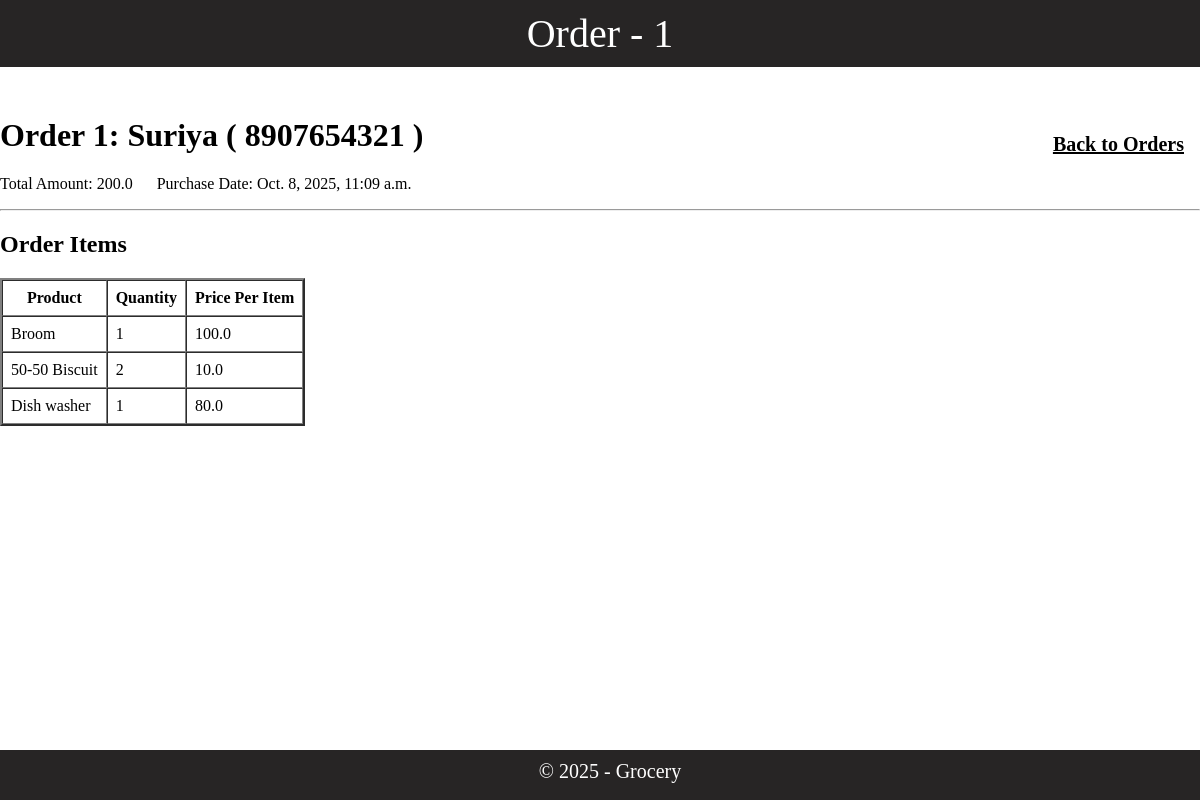
The page /products/order/1 on the database its author committed.
### products/models.py (models this page shows, shortened)
class Order(models.Model):
    customer = models.ForeignKey(Customer, on_delete=models.PROTECT, related_name="orders", default="Guest")
    total_amount = models.FloatField(default=0)
    purchase_date = models.DateTimeField(auto_now_add=True)

class Customer(models.Model):
    name = models.CharField(max_length=50)
    phone = models.CharField(max_length=20)

class OrderItem(models.Model):
    order = models.ForeignKey(Order, on_delete=models.CASCADE, related_name="order_items")
    product = models.ForeignKey(Product, on_delete=models.PROTECT, related_name="product_name")
    quantity = models.IntegerField()
    price_per_item = models.FloatField()
    amount = models.FloatField()

class Product(models.Model):
    name = models.CharField(max_length=50)
    price = models.FloatField()
    qty_on_hand = models.IntegerField(default=0)

### products/views.py (the view)
# urls.py: path("order/<int:order_id>", views.order, name="order"),
def order(request, order_id):
    order = Order.objects.get(pk=order_id)
    order_items = OrderItem.objects.filter(order=order)
    return render(request, "products/order.html", {"order": order, "order_items": order_items})

### products/templates/products/order.html
{% extends "products/layout.html" %}
{% block header %}Order - {{order.id}} {% endblock %}
{% block body %}
    <a href="{% url 'orders' %}"
        style="font-weight: bold; font-size: 20px; color:#000; padding:16px; float: right;">
        Back to Orders
    </a>
    <h1>Order {{ order.id }}: {{ order.customer.name }} ( {{ order.customer.phone }} ) </h1>
    <ul style="list-style-type: none; padding: 0">
        <li style="display: inline-block; margin-right: 20px;">Total Amount: {{ order.total_amount }} </li>
        <li style="display: inline-block; margin-right: 20px;">Purchase Date: {{ order.purchase_date }} </li>
    </ul>
    <hr/>
    <h2>Order Items</h2>
    <table border="2" cellpadding="8" cellspacing="0">
        <tr>
            <th>Product</th>
            <th>Quantity</th>
            <th>Price Per Item</th>
        </tr>
        {% for order_item in order_items %}
            <tr>
                <td> {{ order_item.product.name }}</td>
                <td> {{ order_item.quantity}}</td>
                <td> {{ order_item.price_per_item }}</td>
            </tr>
        {% endfor %}
    </table>
{% endblock %}

### rows shown on the page
Order: id "1", customer.name "Suriya", customer.phone "8907654321", total_amount "200.0", purchase_date "Oct. 8, 2025, 11:09 a.m."
OrderItem: product.name "Broom", quantity "1", price_per_item "100.0"
OrderItem: product.name "50-50 Biscuit", quantity "2", price_per_item "10.0"
OrderItem: product.name "Dish washer", quantity "1", price_per_item "80.0"
